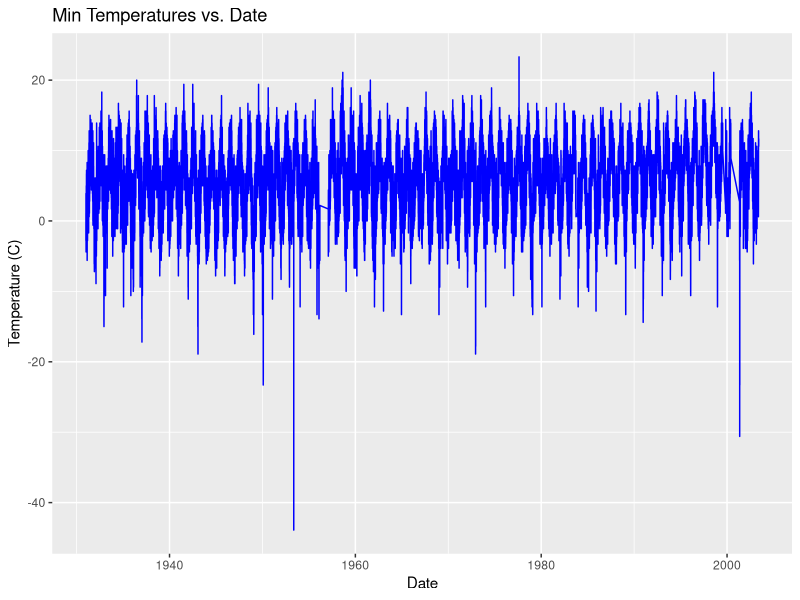
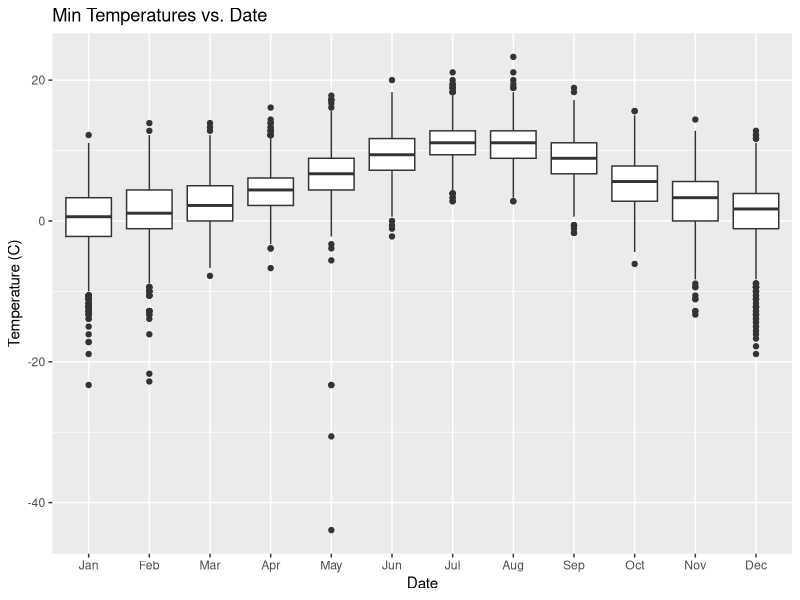
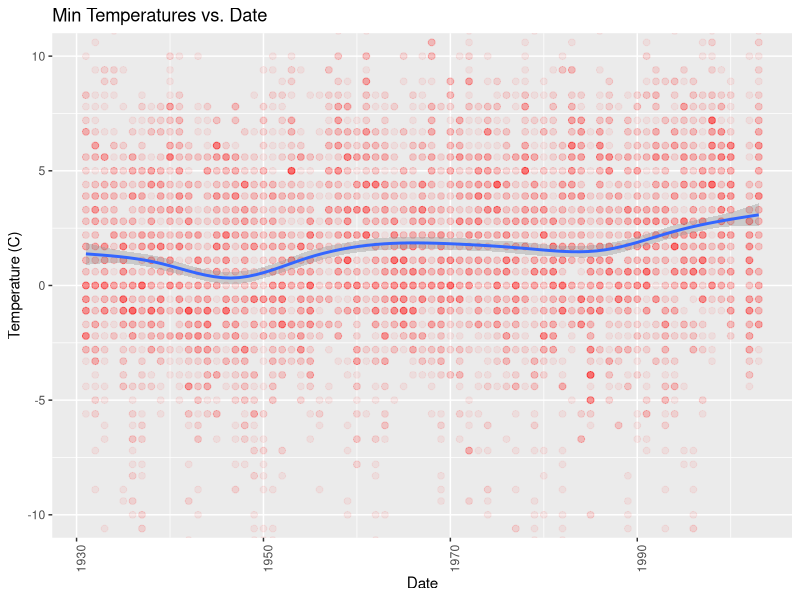

Generate these figures, in order, with R: (Note: this script raises an error after producing the figures.)
## ---- chunk 1

TempData <- read.csv("403792.csv", header=TRUE, na.strings="-9999")


## ---- chunk 2

##DATA CLEANING

        ## Preserve only columns of interest

        TempData<-TempData[,c("STATION", "STATION_NAME", "DATE", "TMIN", "TMAX", "TOBS")]

        ## keep complete cases
        
        TempData<-TempData[complete.cases(TempData),]

        ## convert dates
        
        TempData$DATE<-as.Date(as.character(TempData$DATE), format="%Y%m%d")

        ##create Date Factor Columns for later analysis
        MON<-format(TempData$DATE, "%b")
        YEAR <-format(TempData$DATE, "%Y")
        #MON<-factor(MON)
        MON<-factor(MON, levels=c("Jan", "Feb", "Mar", "Apr", "May", "Jun", "Jul", "Aug", "Sep", "Oct", "Nov", "Dec"))
        YEAR<-factor(YEAR)
        TempData<-cbind(TempData, MON, YEAR)

        ## convert temperatures 
        ## note the data as input are in tenths of a degree C

        TempData$TMIN <- TempData$TMIN/10.
        TempData$TMAX <- TempData$TMAX/10.
        TempData$TOBS <- TempData$TOBS/10.

str(TempData)

datadim<-dim(TempData)


## ---- chunk 3
library(ggplot2)
        P1 <- ggplot(TempData, aes(x=DATE, y=TMIN))+geom_line(colour="blue")
        P1<-P1+xlab("Date")+ylab("Temperature (C)")+ggtitle("Min Temperatures vs. Date")

print(P1)
## ---- chunk 4
library(ggplot2)
        P1 <- ggplot(TempData, aes(x=MON, y=TMIN))+geom_boxplot()
        P1<-P1+xlab("Date")+ylab("Temperature (C)")+ggtitle("Min Temperatures vs. Date")

print(P1)
## ---- chunk 5

TempDataWinter<-TempData[TempData$MON == "Jan"|TempData$MON == "Feb"|TempData$MON == "Mar",]


library(ggplot2)
        P1 <- ggplot(TempDataWinter, aes(x=1930+as.numeric(TempDataWinter$YEAR), y=TMIN))+geom_point(size=2, alpha=.06, colour="red")
        P1<-P1+stat_smooth()
        P1<-P1+xlab("Date")+ylab("Temperature (C)")+ggtitle("Min Temperatures vs. Date") + theme(axis.text.x = element_text(angle = 90, hjust = 1))+ coord_cartesian(ylim = c(-10, 10)) 
        

print(P1)
## ---- chunk 6

library(plyr)

    
ineqtest<-function(x) x<0

zerotest <- apply(TempData$MIN, ineqtest)

table(zerotest)


